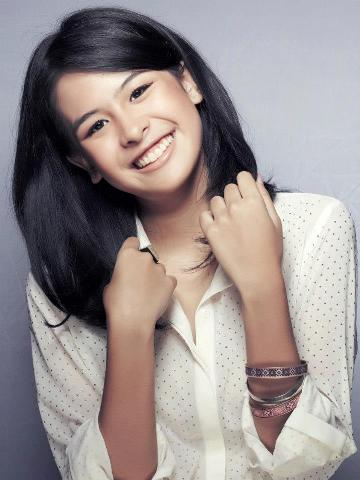
#> input picture tugas_2/code/maudy.jpg, 360 x 480 px
$ python main.py
#> lines starting #> are read from the running program, lines starting #| are printed output that depends on the picture
#> further down, img is the input picture: shape (480, 360, 3); mean R, G, B 153.8, 144.4, 143.8
import cv2
from matplotlib import pyplot as plt

# Declare Equalize Function
def equalizeHist(img):
    res = img.copy()
    for c in range(0, 2):
       res[:,:,c] = cv2.equalizeHist(res[:,:,c])
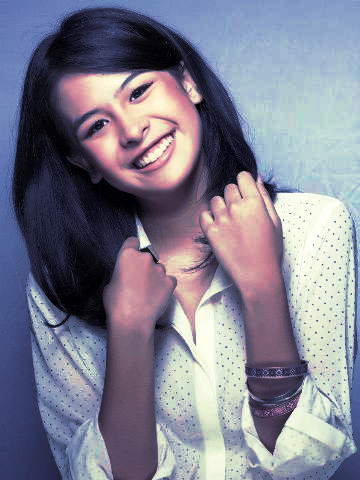
#> res: shape (480, 360, 3); mean R, G, B 128.1, 127.6, 143.8
    return res

def adaptiveEqualizeHist(img):
    res = img.copy()
    clahe = cv2.createCLAHE(clipLimit=2.0, tileGridSize=(8,8))
    for c in range(0, 2):
        res[:,:,c] = clahe.apply(res[:,:,c])
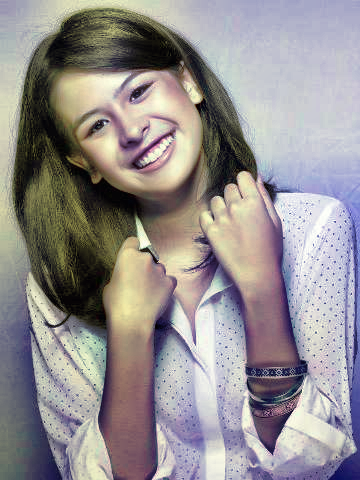
#> res: shape (480, 360, 3); mean R, G, B 148.5, 143, 143.8
    return res

# Declare Histogram Function
def plotHist(img):
    color = ('r','g','b')
    for i,col in enumerate(color):
        histr = cv2.calcHist([img],[i],None,[256],[0,256])
        plt.plot(histr, color = col, linewidth=0.7)
        plt.xlim([0,256])

# Load Image
mainTitle = 'Maudy'
img = plt.imread('./maudy.jpg') # image loaded using RGB color scheme

# Histogram Equalization
equ = equalizeHist(img)
ahe = adaptiveEqualizeHist(img)

plt.figure(1)
plt.subplot(231), plt.imshow(img), plt.axis('off'),
plt.subplot(232), plt.imshow(equ), plt.axis('off'),
plt.subplot(233), plt.imshow(ahe), plt.axis('off'),
plt.subplot(234), plotHist(img), plt.gca().set_title('Original Histogram')
plt.subplot(235), plotHist(equ), plt.gca().set_title('Equalized Histogram')
plt.subplot(236), plotHist(ahe), plt.gca().set_title('Adaptive Eq. Histogram')
plt.tight_layout()
plt.subplots_adjust(top=0.90)
plt.suptitle('Histogram Equalization - ' + mainTitle)
plt.savefig('Histogram Equalization - ' + mainTitle, dpi=500)
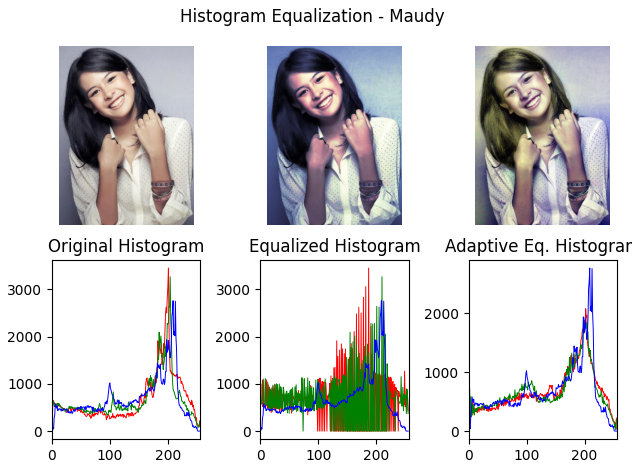
#> figure drawn by matplotlib, 6 panels; panel 4: curve peaks at x = 201, y = 3455; panel 4: curve peaks at x = 204, y = 3272; panel 4: curve peaks at x = 209, y = 2763; panel 5: curve peaks at x = 187, y = 3455


# Histogram In Multiple Colorspace
img_gray = cv2.cvtColor(img, cv2.COLOR_RGB2GRAY)
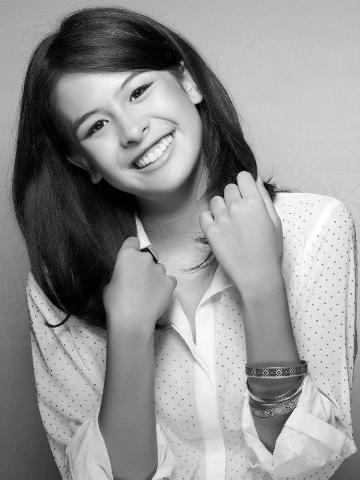
#> img_gray: shape (480, 360); min 0, max 255, mean 147.1
img_gray = cv2.cvtColor(img_gray, cv2.COLOR_GRAY2RGB) # convert back to rgb for histogram analysis
#> img_gray: shape (480, 360, 3)
img_hsv = cv2.cvtColor(img, cv2.COLOR_RGB2HSV)
#> img_hsv: shape (480, 360, 3); mean H, S, V 69.8, 44.6, 159.5
plt.figure(2)
plt.subplot(231), plt.imshow(img), plt.axis('off'),
plt.subplot(232), plt.imshow(img_gray), plt.axis('off'),
plt.subplot(233), plt.imshow(img_hsv), plt.axis('off'),
plt.subplot(234), plotHist(img), plt.gca().set_title('Original Histogram')
plt.subplot(235), plotHist(img_gray), plt.gca().set_title('Grayscale Histogram')
plt.subplot(236), plotHist(img_hsv), plt.gca().set_title('HSV Histogram')
plt.tight_layout()
plt.subplots_adjust(top=0.90)
plt.suptitle('Histogram Colorspace - ' + mainTitle)
plt.savefig('Histogram Colorspace - ' + mainTitle, dpi=500)
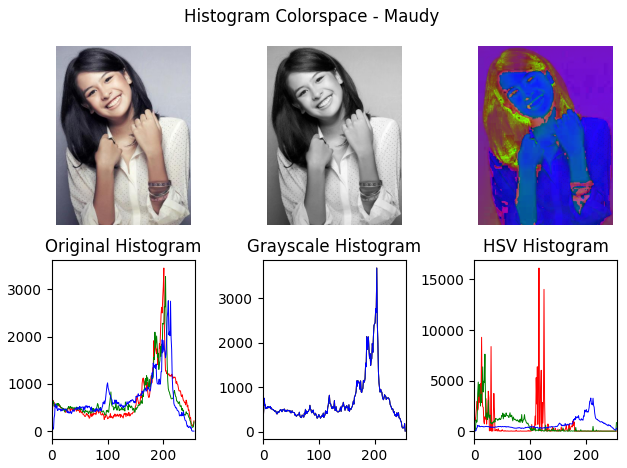
#> figure drawn by matplotlib, 6 panels; panel 4: curve peaks at x = 201, y = 3455; panel 4: curve peaks at x = 204, y = 3272; panel 4: curve peaks at x = 209, y = 2763; panel 5: curve peaks at x = 204, y = 3684

plt.show()

$ run again, with tugas_2/code/bird.jpg copied over tugas_2/code/maudy.jpg
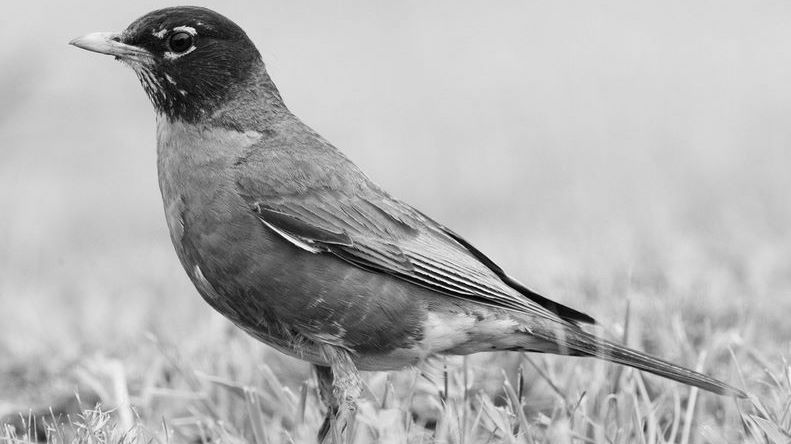
#> input picture tugas_2/code/bird.jpg, 791 x 444 px
#> img is the input picture: shape (444, 791, 3); min 0, max 255, mean 178.3
#> after the loop in equalizeHist, `for c in range(0, 2):`:
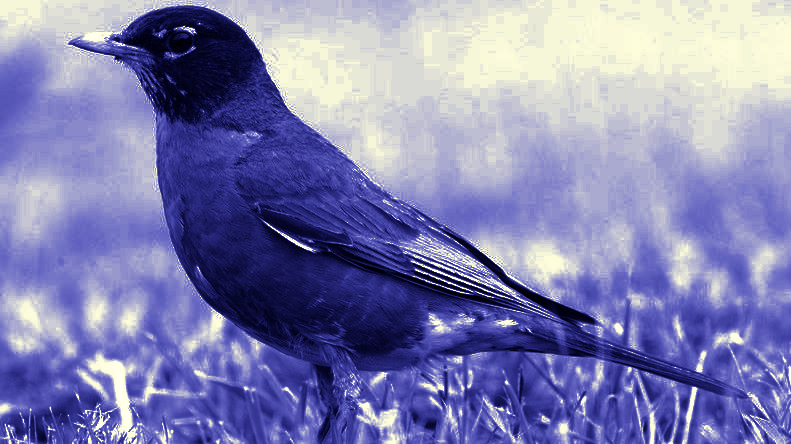
#> res: shape (444, 791, 3); mean R, G, B 129.7, 129.7, 178.3
#> after the loop in adaptiveEqualizeHist, `for c in range(0, 2):`:
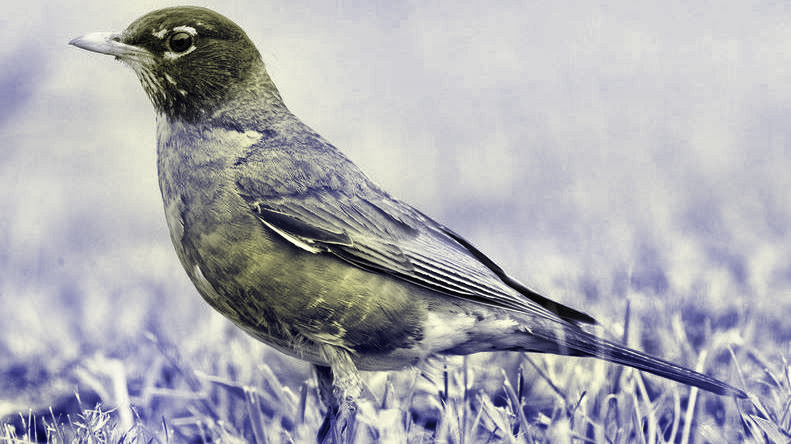
#> res: shape (444, 791, 3); mean R, G, B 172.2, 172.2, 178.3
#> img_hsv: shape (444, 791, 3); mean H, S, V 0, 0, 178.3
